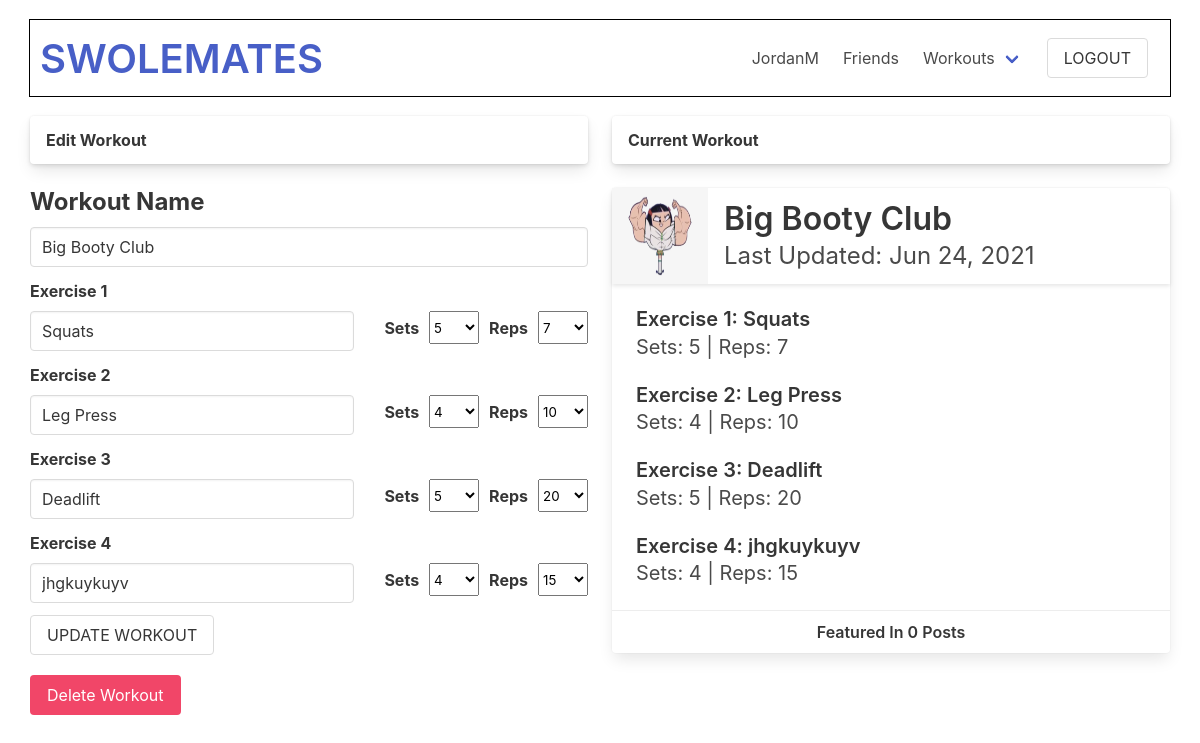
The app's page /swolemates/workout/19/edit (signed in) with its own data.
### swolemates_app/models.py (models this page shows, shortened)
class User(models.Model):
    first_name = models.CharField(max_length = 50)
    last_name = models.CharField(max_length = 50)
    username = models.CharField(max_length=45, unique=True)
    email = models.EmailField(unique=True)
    password = models.CharField(max_length = 60)
    profile_photo = models.ImageField(default='default.png', upload_to = "images/")
    bio = models.TextField(blank=True, null=True)
    fav_exercises = models.TextField(blank=True, null=True)
    objects = UserManager()
    friends = models.ManyToManyField('self', blank=True)
    created_at = models.DateTimeField(auto_now_add=True)
    updated_at = models.DateTimeField(auto_now=True)
    def __str__(self):
        return self.username

class Workout(models.Model):
    name = models.CharField(max_length=50)
    created_by = models.ForeignKey(User, related_name="workouts", on_delete=models.CASCADE)
    liked_by = models.ManyToManyField(User, related_name="liked_workouts", blank=True)
    objects = WorkoutManager()
    created_at = models.DateTimeField(auto_now_add=True)
    updated_at = models.DateTimeField(auto_now=True)

class Exercise(models.Model):
    workout = models.ForeignKey(Workout, related_name="exercises", on_delete=models.CASCADE)
    name = models.CharField(max_length=50)
    set_count = models.IntegerField()
    rep_count = models.IntegerField()
    created_at = models.DateTimeField(auto_now_add=True)
    updated_at = models.DateTimeField(auto_now=True)

### swolemates_app/views.py (the view)
# urls.py: path('swolemates/workout/<int:id>/edit', views.workout_edit),
def workout_edit(request, id):
    workout = Workout.objects.get(id=id)
    context = {
        "workout": workout,
        "user": User.objects.get(id=request.session['user_id']),
        "exercises": workout.exercises.all()
    }
    return render(request, "workout_edit.html", context)

### swolemates_app/templates/workout_edit.html (shortened to what this page needs)
<!DOCTYPE html>
<html lang="en">
<head>
    <link rel="stylesheet" href="https://cdn.jsdelivr.net/npm/bulma@0.9.3/css/bulma.min.css">
    {% load static %}
    <link rel="stylesheet" href="{% static 'css/profile_edit.css' %}">
</head>
<body>
    <div id="wrapper">
        <nav class="navbar">
            <div class="navbar-brand">
                    <p class="title is-2 is-align-self-center" id="wtf"><a href="/swolemates">SWOLEMATES</a></p>
            </div>
            <div class="navbar-menu navbar-end">
                <a href="/swolemates/user/{{user.username}}" class="navbar-item">
                    {{user.username}}
                </a>
                <a href="/swolemates/user/{{user.username}}/friends" class="navbar-item">
                    Friends
                </a>
                <div class="navbar-item has-dropdown is-hoverable">
                    <a href="/swolemates/user/{{user.username}}/workouts" class="navbar-link">
                        Workouts
                    </a>
                </div>
                <div class="navbar-item">
                    <form action="/logout" method="POST">
                        <input type="submit" value="LOGOUT" class="button" id="logout">
                    </form>
                </div>
            </div>
        </nav>
        <div class="tile is-ancestor">
            <div class="tile is-parent is-6 is-vertical">
                <div class="tile is-child is-12">
                    <div class="card">
                    <header class="card-header">
                        <p class="card-header-title">Edit Workout</p>
                    </header>
                    </div>
                </div>
                <div class="tile is-child">
                    <form action="update" method="POST">
                        <div class="field">
                            <label for="workout_name" class="label title is-4">Workout Name</label>
                            <input type="text" name="workout_name" value="{{ workout.name }}" class="input">
                        </div>
                        {% for exercise in exercises %}
                        <label for="name{{ forloop.counter }}" class="label">Exercise {{forloop.counter}}</label>
                        <div class="field is-grouped is-align-content-center">
                            <input type="text" name="name{{ forloop.counter }}" class="input" value="{{exercise.name}}">
                            <label for="sets{{ forloop.counter }}" class="label" id="space-word">Sets</label>
                            <select name="sets{{ forloop.counter }}" class="select" id="space">
                                <option value="4" {% if exercise.set_count == 4 %}selected {% endif %}>4</option>
                                <option value="5" {% if exercise.set_count == 5 %}selected {% endif %}>5</option>
                            </select>
                            <label for="reps{{ forloop.counter }}" id="space-word" class="label">Reps</label>
                            <select name="reps{{ forloop.counter }}" class="select" id="space">
                                <option value="7" {% if exercise.rep_count == 7 %}selected {% endif %}>7</option>
                                <option value="10" {% if exercise.rep_count == 10 %}selected {% endif %}>10</option>
                                <option value="15" {% if exercise.rep_count == 15 %}selected {% endif %}>15</option>
                                <option value="20" {% if exercise.rep_count == 20 %}selected {% endif %}>20</option>
                            </select>
                        </div>
                        {% endfor %}
                        <input type="submit" value="UPDATE WORKOUT" class="button">
                    </form>
                    <form action="delete" method="POST">
                        <input type="submit" value="Delete Workout" class="button is-danger" onclick="return confirm('Are you sure you want to delete your workout?');">
                    </form>
                </div>
            </div>
            <div class="tile is-parent is-vertical">
                <div class="tile is-child is-12">
                    <div class="card">
                    <header class="card-header">
                        <p class="card-header-title">Current Workout</p>
                    </header>
                    </div>
                </div>
                <div class="tile is-child is-12">
                    <div class="card">
                        <header class="card-header">
                            <div class="media is-align-items-center">
                                <div class="media-left">
                                    <img src="/media/{{workout.created_by.profile_photo}}" alt="{{workout.created_by}}'s profile pic" class="image is-96x96">
                                </div>
                                <div class="media-content">
                                    <p class="title is-3">{{workout.name}}</p>
                                    <p class="subtitle is-4">Last Updated: {{workout.updated_at|date:"M d, Y"}}</p>
                                </div>
                            </div>
                        </header>
                        <div class="card-content">
                                {% for exercise in workout.exercises.all %}
                                    <p class="title is-5">
                                        Exercise {{forloop.counter}}: {{exercise.name}}
                                    </p>
                                    <p class="subtitle is-5 is-spaced">Sets: {{exercise.set_count}} | Reps: {{exercise.rep_count}}</p>
                                {% endfor %}
                        </div>
                        <div class="card-footer is-justify-content-flex-start">
                            <div class="card-footer-item">
                                <p class="title is-6">Featured In {{workout.posts.all|length}} Posts</p>
                            </div>
                        </div>
                    </div>
                </div>
            </div>
        </div>
    </div>
</body>

### swolemates_app/static/css/profile_edit.css (style rules this page uses)
* { margin: 0px; padding: 0px; }
#wrapper { width: 95%; margin: auto; }
.is-ancestor { margin: auto; }
#wtf { margin-bottom: 0px; padding-bottom: 0px; }
nav { margin: 20px auto; padding: 10px; outline: 1px solid black; }
#space { margin-left: 10px; min-width: 50px; }
#space-word { margin-left: 10px; padding-top: 5px; }
.is-grouped input { margin-right: 20px; }
.is-danger { margin-top: 20px; }

### records on screen
User: username "JordanM"
Workout: workout_name "Big Booty Club", created_by.profile_photo (picture), name "Big Booty Club", updated_at "Jun 24, 2021", posts.all|length "0"
Exercise: name "Squats", set_count "5", rep_count "7"
Exercise: name "Leg Press", set_count "4", rep_count "10"
Exercise: name "Deadlift", set_count "5", rep_count "20"
Exercise: name "jhgkuykuyv", set_count "4", rep_count "15"
